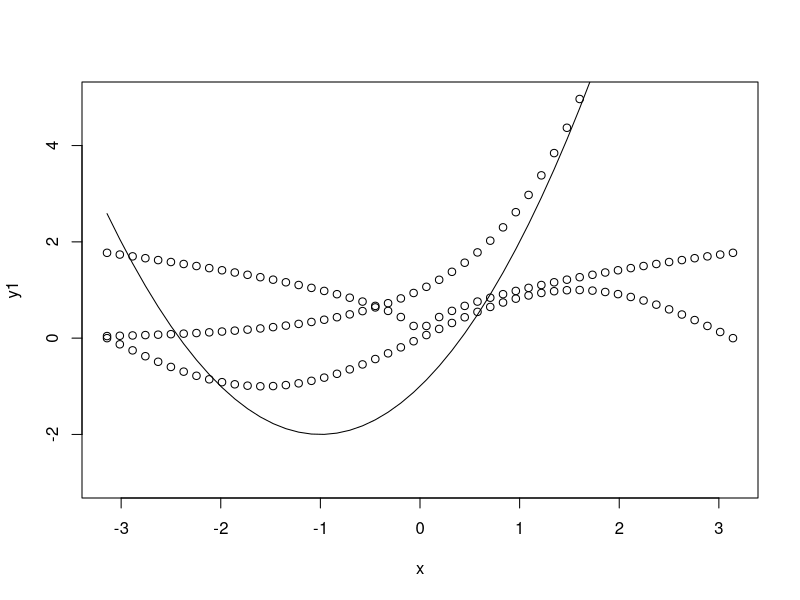
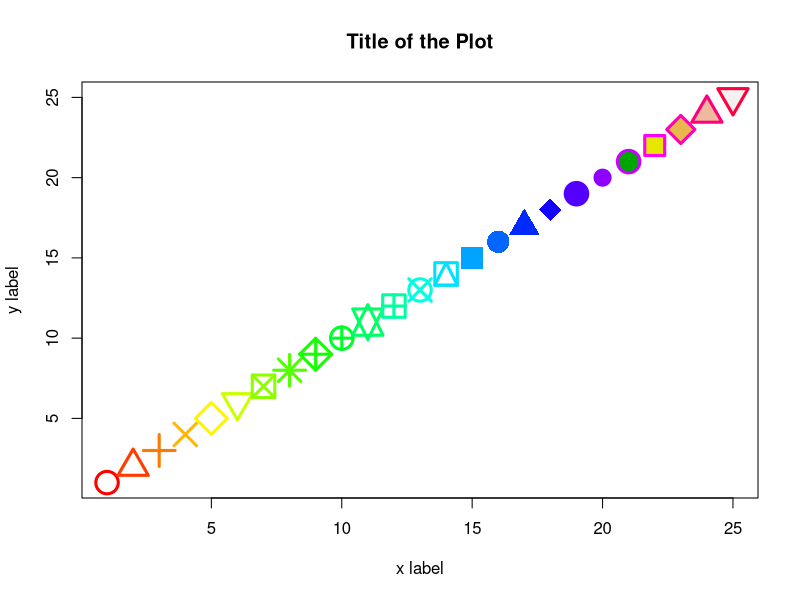
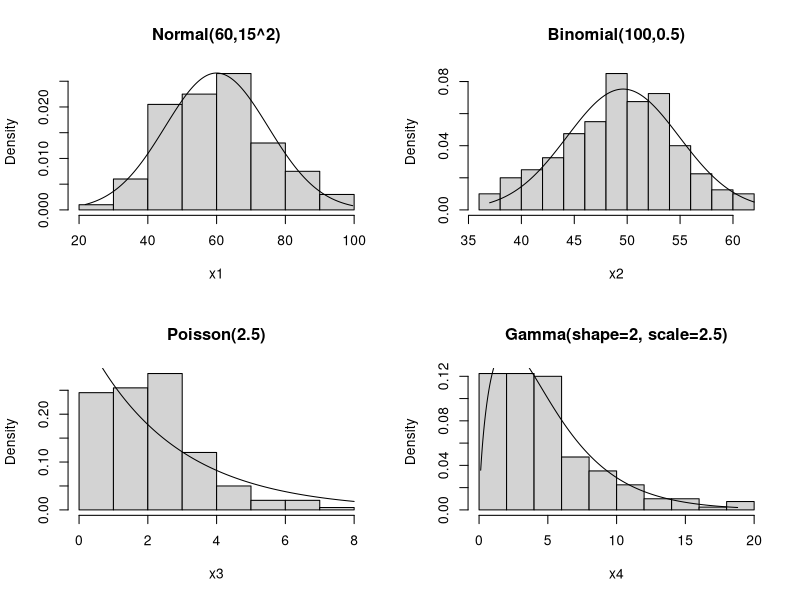

Write the R code that produced these figures, in order.
# -------------------------------------------------------------------
# Purpose: Introction to R (Part 1)
# Detail: Basic R Commands for Data Processing, Numerical Summaries
# Author : Liew How Hui (2026)
# Reference: https://hastie.su.domains/ISLR2/Labs/R_Labs/Ch2-statlearn-lab.R
# License: BSD-3
# Software: R 4.1+
# Duration: 1 hour
# -------------------------------------------------------------------

# -------------------------------------------------------------------
#  (A) Getting familiar with the Basic R and R Studio
# -------------------------------------------------------------------

# 1. Basic R (Good for fast startup and a computer with lower memory)
#
#    Download link: https://cran.r-project.org/
#
#    It supports Windows, MacOS and Linux, download the software
#    related to your computer.

# 2. RStudio (Good for a computer with 8 Gig RAM or more and fast CPU)
#
#    Donwload link: https://www.rstudio.com/products/rstudio/download/
#
#    Get the "RStudio Desktop"

# -------------------------------------------------------------------
#  (B) Very Basic Programming Notations
#      * Comments
#      * Variables, Assignment, ...
#      * Data class/type
# -------------------------------------------------------------------

# Line comment starts with the `#' (sharp, e.g. C# / hash, twitter hash tag) symbol
# In C, C++, JavaScript, the line comment is usually double slash `//'
#
# Comments are used to put remarks on programming statements, e.g. 
# the purpose / theory of for loop, if-else statement, etc.

# Variables: `names' which are used to reference data in memory
#
# 1. ls() is used to show the variable name list (when the list
#    is empty, character(0) whill be shown)

ls()

#    In RStudio, the variable name list will be listed on the top right 
#    hand window.
#
# 2. Variables are created using assignment operation <- or =
#    Most books use the notation `<-' but we will be using `=' 
#    in the practicals since it is easier to type.

a <- 1                  # the floating point number 1

# 3. Variables can be 'a'-'z', 'A'-'Z', '0'-'9' and '.' (dot)
#    Try to avoid using `c' for variable name, it is used to create 
#    an array.
#

a.second.Variable = 1L  # L is used to create an integer

#    Unlike C/C++/Java programming language, dot (.) is used in 
#    variable names.

# 4. Try ls() to see the variables created (or for RStudio users
#    look at the top right hand window to watch the variables

ls()

#
# 5. We can check the data type/class of a variable using the command 'class'
#

class(a)
class(a.second.Variable)

#
# 6. Variables that are no longer needed can be deleted to free
#    some memory
#

rm(a)
ls()

#
# 7. We can remove all variables but this is usually not recommended
# rm(list=ls())  # Not recommended in general
#

# -------------------------------------------------------------------
#  (C) 1-D Floating Number Array Data Structures and Operations
#
#  Since R is primarily used for statistical analysis, the fundamental
#  data structure in R is vector/array of numbers, booleans & strings.
# -------------------------------------------------------------------

a = 1 + 2
b = 2 - 3
d = 3 * 4
e = 4 / 5
f = 5 ** 6    # 5 to the power of 6 (** is also used in Python)
g = 5 ^ 6     # Also 5 to the power of 6 (^ has different meaning in Python)

#
#  When you show the variables, there will be [1] indicating the 
#  index of the first element in the 1-D array.  For example,
#

a

#
#  When we assign a number to a variable, a 1-D array is created
#  with only one number.  The way to key in more numbers is to
#  used c().  For example,
#

x = c(5,4,5,3,5,5,5,2,1,4,5,3,5,5,5,2,1,4,5,3,5,5,5,2,1,4,5,3,5,5,5,2,1,
      1,2,5,5,5,3,5,4,1,2,5,5,5,3,5,4,1,2,5,5,5,3,5,4,1,2,5,5,5,3,5,4,5)

#  Now type x again and observe that [1] and [39] are shown

x

#  We can use length to check the array length

length(x)

#
# Generating regular floating number array with regular patterns
# using seq() and its short form
#

x.sequence1 = 1:10    # or seq(1,10)
x.sequence2 = 20:1    # or seq(20,1)

#
# Arithmetic progression sequence:
#    a_n = a_0 + (n-1)*d
#    seq(a_0, num, d),   a_n <= num < a_n + d
#

x.sequence3 = seq(1,30,2)

#
# Floating point sequences can be used in plotting graphs when
# we combine array, arithmetic and functions (e.g. sin, cos, etc.)
# For example, plotting sin(), exp(), etc. for the range [-pi, pi]
#

x  = seq(-pi,pi,length=50)
y1 = sin(x)
y2 = exp(x)
y3 = x^2+2*x-1
y4 = sqrt(abs(x))

#
# Special Array Arithmetic Feature in R
#
# If we want to add repeating 1D data like
#    5,4,5,3,5,5,5,2 +
#    1,2,1,2,1,2,1,2
# => 6 6 6 5 6 7 6 4
#
# In R, we can just write

c(5, 4, 5, 3, 5, 5,　5, 2)　+ c(1,2)

# R will perform cyclic repeat for us.

#
# Are you able to tell y5 below without using R?
#
y5 = c(2,3)*c(5,4,5,3,5,5,5,2) + c(5,4,-2,3)

#
# Plotting of y vs x (scatter plot) is not as convenient as in
# other system (e.g. Python, MATLAB).  A plot() only takes in
# two arrays x and y and not more.
#
# We need to use lines() to add more data into a plot.
#
plot(x, y1, ylim=c(-3,5))     # Plot; default : points
points(x, y2)                 # Add points to Plot
lines(x, y3)                  # Add lines to Plot
lines(x, y4, 'b')             # Add lines with point to Plot

#
# Since y1 (sin()) has a range of [-1,1].  A plot based on
# y1 will have y limit of -1 to 1 leading to a rather
# ugly plot.
#
# To have prettier plot, we nned various plotting options: 
#   col (colours), pch (point symbols), 
#   cex, (point size), lwd (line width), etc.
#

plot(
  1:25,
  1:25,
  cex=3,
  lwd=3,
  pch=1:25,
  col=rainbow(25),
  bg=terrain.colors(5),  # only for pch 21:25
  xlab="x label",ylab="y label",
  main="Title of the Plot"
)


# -------------------------------------------------------------------
# (D) Integers (are internally different from floating point numbers) 
#     and Integer-related Arithmetic Operations
# -------------------------------------------------------------------

a = 1L + 2L
b = 2L - 3L
d = 3L * 4L
e = 7L %/% 5L   # Integer division
f = 7L %% 5L    # Modulo

##
## Dates are internally represented as integer
##

mydates = as.Date("2026-01-01")
today = Sys.Date()

#
# If I don't put a proper comment, do you know what the following 
# is about?
#

1970 + as.integer(mydates)/365.25

# -------------------------------------------------------------------
# (E) Booleans / Logicals => Basic Maths / Discrete Maths
#     and logical operations (and, or, not) as well as
#     relational operations (==, !=, <, >, <=, >=) 
# -------------------------------------------------------------------

TRUE  & TRUE
TRUE  | FALSE
!FALSE
((1 < 2) & (3 < 10)) | (1 > 2)

#
# Application of Booleans: Comparing two 1-D arrays
# = or <- means assignment
# == means comparing for equality
# != means comparing for inequality
#
c(1,2,3) != c(3,2,1)
c(1,2,3) == c(3,2,1)
any(c(1,2,3) == c(3,2,1))    # Any single true element?
all(c(1,2,3) == c(3,2,1))    # Are all elements true?


# -------------------------------------------------------------------
# (F) Array of Letters and Array of Strings and operations
#
# Relevant: https://en.wikipedia.org/wiki/Escape_sequences_in_C
# -------------------------------------------------------------------

"A String in double quotes"
'A String in single quotes'
"Escaping quotes using backslash \""
"A string\n with multiple lines\n using `backslash n'"

# We use nchar() to find the length of a string.  len() will only
# give us the length of 1-D array!

nchar("Hello World")

# We use cat(), i.e. concatenate to output, to print strings
# use ?cat to get help for `cat'
cat("A string\n with multiple lines\n", " using `backslash n'")

#
# Array of letters
#

letters  # Array/Vector of small letter alphabet characters
LETTERS  # Array/Vector of capital letter alphabet characters
letters[5:10]    # Assessing elements in an array

#
# Joining strings with paste().  By default strings will be `joined' by 
# a `space' between them.  To use different seperator, use sep
# When an array of strings is encountered, we use the collapse for
# seperator.
#

paste("A string", "and another string")

paste("A", "B", "C", "D", sep=",")

paste(LETTERS[1:10], collapse=",")

#
# Application of strings: Categorical data are usually represented by 
# an array of strings
#
gender = c("M", "F", "F", "M", "M", "F", "F")
# By checking the class, we can see that they are characters (i.e. strings)
class(gender)
# We can use table to summarise the `string' categorical data
table(gender)
# We can use summary() to summarise the categorical data by converting
# it from characters to factors
summary(factor(gender))


# -------------------------------------------------------------------
# (G) Statistical Analysis of Floating Point Array and 
#     Probability Functions
# -------------------------------------------------------------------

#
# Statistical functions for Descriptive Statistics (simple EDA)
#
length(x) # n
min(x)
max(x)
range(x)  # finds min and max
diff(range(x))   # max(x) - min(x)
quantile(x)      # 4 quantiles
median(x)
sum(x)    # x[1] + ... + x[n]
mean(x)   # x.bar = (x[1] + ... + x[n])/n
var(x)    # sample variance: sum((x-x.bar))^2)/(n-1)
sd(x) == sqrt(sum((x-mean(x))^2)/(length(x)-1))     # sample standard deviation
summary(x)

#
# Regular 1-D random sequences in R
#

# Seed is used to make random number generation less random, i.e.
# we can repeat the "random number generation".  The theory of
# seed number is probably mentioned in SSIF but you don't need to
# take SSIF just like anyone driving a car does not need to know
# how to design and construct a car.
set.seed(2026)

# r = random numbers, 50 = 50 elements, unif = uniform dist.
x.unif = runif(50)
# r = random numbers, 50 = 50 elements, norm = normal dist.
x.norm = rnorm(50)
y.norm = x.norm + rnorm(50,mean=50,sd=.1)
# Correlation between two 1-D arrays
cor(x.norm,y.norm)

# Contingency table / Confusion matrix
table(c(1,0,1,0,1), c("Y","N","N","Y","Y"))


# -------------------------------------------------------------------
# Random Variable        samples   probability  quantile  density   
# ---------------        -------   -----------  --------  -------   
# Beta                   rbeta     pbeta        qbeta     dbeta     
# Binomial               rbinom    pbinom       qbinom    dbinom    
# Cauchy                 rcauchy   pcauchy      qcauchy   dcauchy   
# Chi-Square             rchisq    pchisq       qchisq    dchisq    
# Exponential            rexp      pexp         qexp      dexp      
# F                      rf        pf           qf        df        
# Gamma                  rgamma    pgamma       qgamma    dgamma    
# Geometric              rgeom     pgeom        qgeom     dgeom     
# Hypergeometric         rhyper    phyper       qhyper    dhyper    
# Logistic               rlogis    plogis       qlogis    dlogis    
# Log Normal             rlnorm    plnorm       qlnorm    dlnorm    
# -ve Binomial           rnbinom   pnbinom      qnbinom   dnbinom   
# Normal                 rnorm     pnorm        qnorm     dnorm     
# Poisson                rpois     ppois        qpois     dpois     
# Student t              rt        pt           qt        dt        
# Uniform                runif     punif        qunif     dunif     
# Weibull                rweibull  pweibull     qweibull  dweibull  
#
# Ref: https://www.stat.umn.edu/geyer/old/5101/rlook.html
#      Lecture Notes Topic 1
# -------------------------------------------------------------------

set.seed(2026)
x1 = rnorm(200, mean=60, sd=15)   # X ~ Normal(60,15^2)
x2 = rbinom(200, size=100, prob=0.5)   # X ~ Binom(100, 0.5) ≈ Normal?
x3 = rpois(200, lambda=2.5)       # X ~ Poisson(2.5) ≈ Exponential?
# Gamma distribution is applied in cancer rates, insurance claims & rainfall. 
x4 = rgamma(200, shape=2, scale=2.5)
par(mfrow=c(2,2))

hist(x1, freq=FALSE, main="Normal(60,15^2)")
x = seq(min(x1),max(x1),length.out=500)
lines(x,dnorm(x, mean=60, sd=15))

hist(x2, freq=FALSE, main="Binomial(100,0.5)")
x = seq(min(x2),max(x2),length.out=500)
lines(x,dnorm(x, mean=mean(x2), sd=sd(x2)))
# Is it possible to work with dbinom???
# Probably Not.  Because dnorm is not a density plot

hist(x3, freq=FALSE, main="Poisson(2.5)")
x = seq(min(x3),max(x3),length.out=500)
lines(x,dexp(x, rate=1/mean(x3)))
# Is it possible to work with dbinom???
# Probably Not.  Because dpois is not a density plot

# https://en.wikipedia.org/wiki/Gamma_distribution
# https://stat.ethz.ch/R-manual/R-devel/library/stats/html/GammaDist.html
hist(x4, freq=FALSE, main="Gamma(shape=2, scale=2.5)")
x = seq(min(x4),max(x4),length.out=500)
lines(x,dgamma(x, shape=mean(x4)^2/var(x4), scale=var(x4)/mean(x4)))
